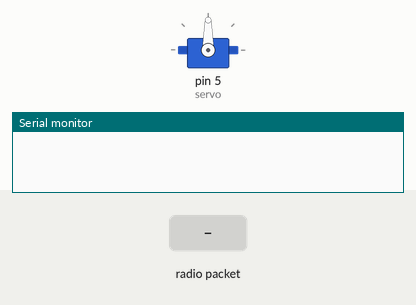
This program was run on a simulated Arduino Uno, built with avr-gcc and run on an emulated ATmega328P. On the bench: servo, the last lines printed to the serial monitor. Inputs (shaded band) come from the test bench. No radio packets arrive unless stated.

Above: at 1.2 s.
1.3 s: radio packet "1" arrives
At 1.7 s:
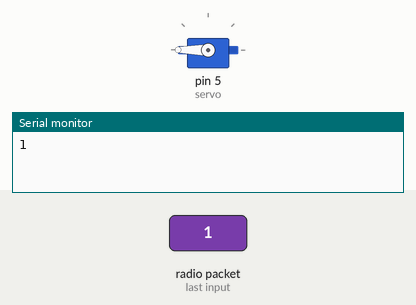
Timing chart, 0 to 4.3 s (numbered marks = the images above; inputs shaded):
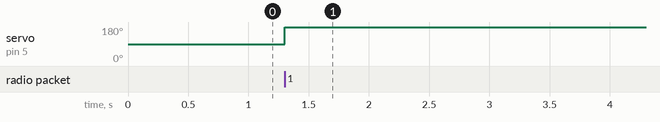

Measured:
- after the input at 1.3 s, servo on pin 5 (servo): 90° → 180° at once

The program:

main.cpp
```cpp
// nrf24_server

#include <SPI.h>
#include <RH_NRF24.h>
#include <Servo.h>

// Singleton instance of the radio driver
RH_NRF24 nrf24;
Servo servo;
// RH_NRF24 nrf24(8, 7); // use this to be electrically compatible with Mirf
// RH_NRF24 nrf24(8, 10);// For Leonardo, need explicit SS pin
// RH_NRF24 nrf24(8, 7); // For RFM73 on Anarduino Mini

void setup()
{
  Serial.begin(9600);
  servo.attach(5);
  servo.write(90);
  while (!Serial)
    ; // wait for serial port to connect. Needed for Leonardo only
  if (!nrf24.init())
    Serial.println("init failed");
  // Defaults after init are 2.402 GHz (channel 2), 2Mbps, 0dBm
  if (!nrf24.setChannel(1))
    Serial.println("setChannel failed");
  if (!nrf24.setRF(RH_NRF24::DataRate2Mbps, RH_NRF24::TransmitPower0dBm))
    Serial.println("setRF failed");
}

void drop(){
    servo.write(180);
}

void loop()
{
  if (nrf24.available())
  {
    // Should be a message for us now
    uint8_t buf[RH_NRF24_MAX_MESSAGE_LEN];
    uint8_t len = sizeof(buf);
    if (nrf24.recv(buf, &len))
    {
      Serial.println((char*)buf);
      drop();
    }
  }
}
```
